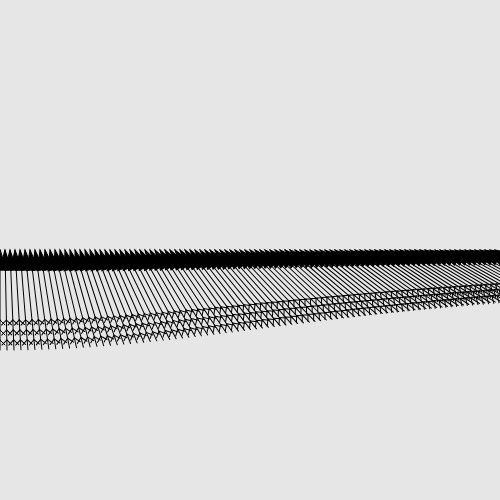
Frame 1 (no input)
Frame 60 (no input): identical to frame 1, image omitted
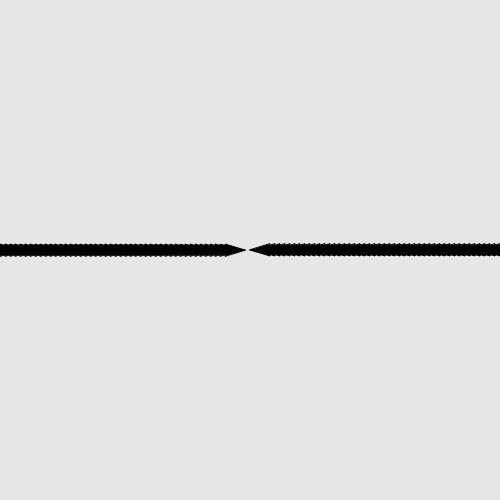
Frame 120 (the mouse pressed at the canvas centre since frame 60)

The p5.js sketch that drew these frames (run headless with seeded random() and noise() and a simulated clock; from frame 60 on, the mouse is pressed at the canvas centre):

// p5.js sketch
// ── sketch.js
var myArrows = [];

function setup() {
  createCanvas(500, 500);

  for (var i = 0; i < 100; i++) {
    myArrows[i] = new Arrow( 5 * i, 250);
  }


}

function draw() {
  background(230);
  fill(0);
  stroke(0);
  for(var i = 0; i < myArrows.length; i++) {
    myArrows[i].draw();
  }
}

// ── arrow.js
function Arrow(ax, ay) {
  this.x = ax;
  this.y = ay;
  this.draw = function() {
    push();

    translate(this.x, this.y);
    var angle = this.getAngle(this.x, this.y, mouseX, mouseY);
    rotate(angle);
    var size = 100;
    line(0, 0, size, 0);
    var triangleSize = size * 0.2;
    triangle(0, 0,
             triangleSize, triangleSize*0.3,
             triangleSize, -triangleSize*0.3);

    var fLocation = size * 0.7;
    var fSize = size * 0.05;
    for (var i = 0; i < 3; i++) {
    line(fLocation, 0, fLocation+fSize, fSize);
    line(fLocation, 0, fLocation+fSize, -fSize);
    fLocation += size * 0.1;
    }

    pop();
  };

  this.getAngle = function(x1, y1, x2, y2) {
    var diffX = x1 - x2;
    var diffY = y1 - y2;
    var angle = Math.atan2(diffY, diffX);
    return angle;
  };
}
